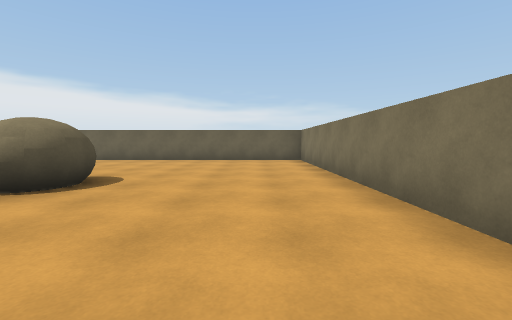
View 1 (above)

16 first-person views from a walk through a 3-D level made in the Unity game engine. The camera is 1.2 m above the floor, tilts 4° down and sees 90° across. The floor is counted in squares, 2 m on a side. Each view is taken from the middle of a square. On the plan, view 1 faces up. The plan holds only what a view shows up to about 9 squares ahead; the rest is blank. The player is left out. Surface patterns are stand-ins for the level's own textures.

View 2
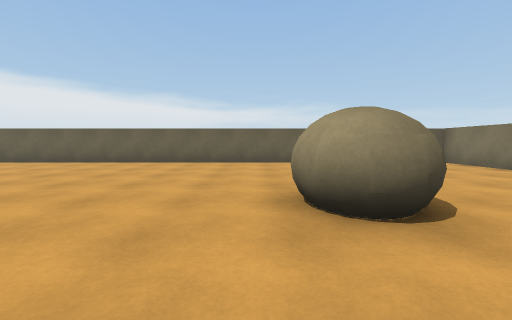

View 3
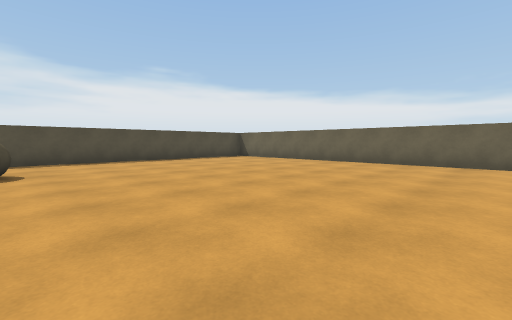

View 4
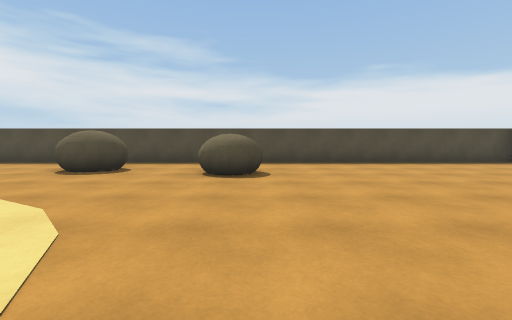

View 5
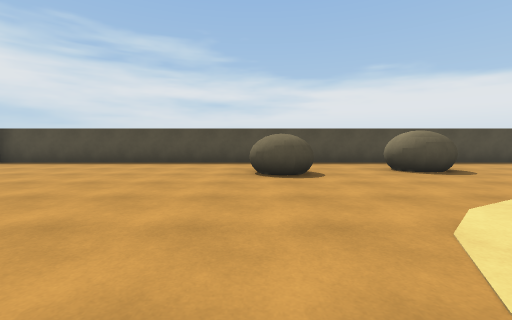

View 6
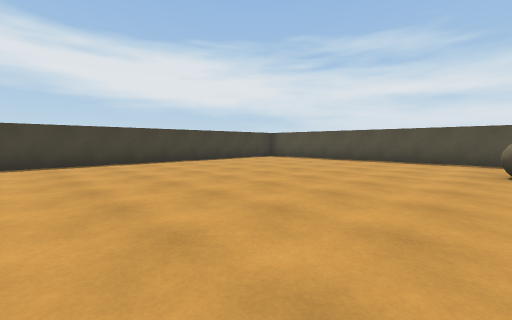

View 7
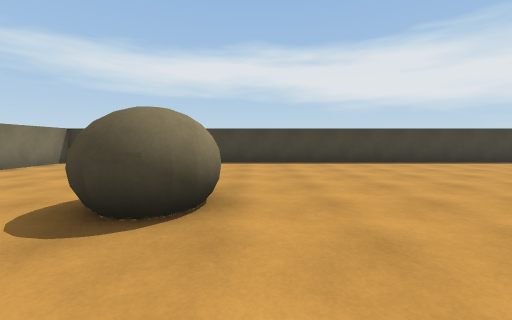

View 8
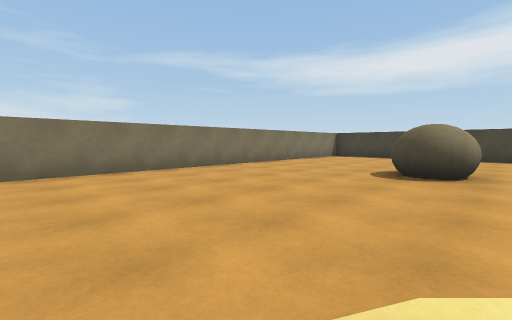

View 9
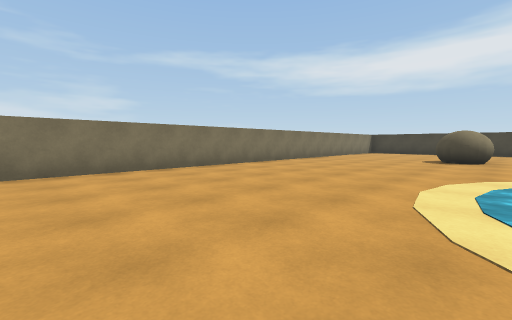

View 10
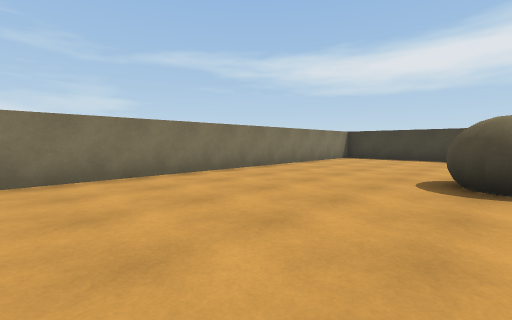

View 11
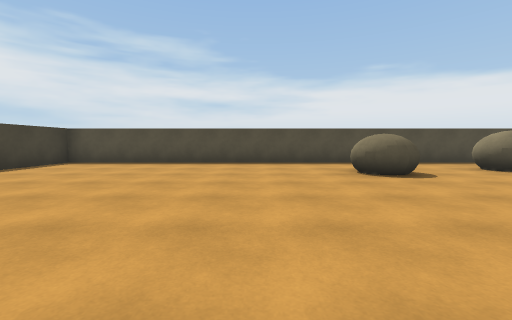

View 12
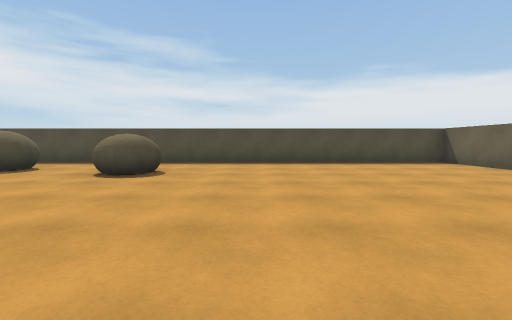

View 13
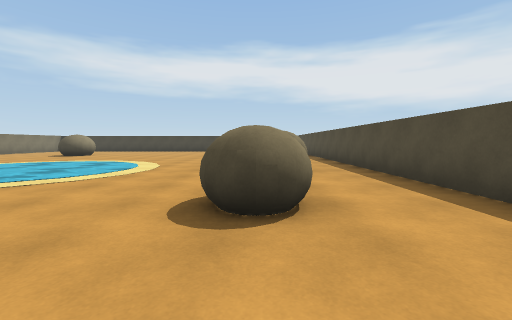

View 14
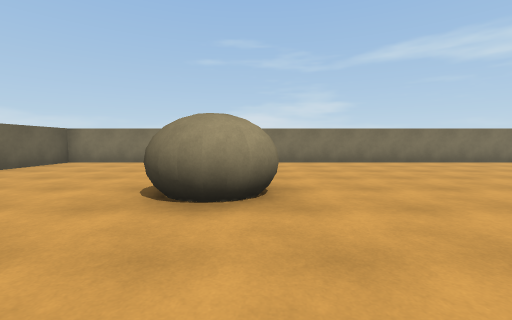

View 15
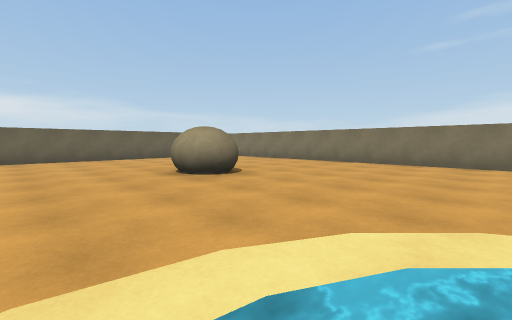

View 16
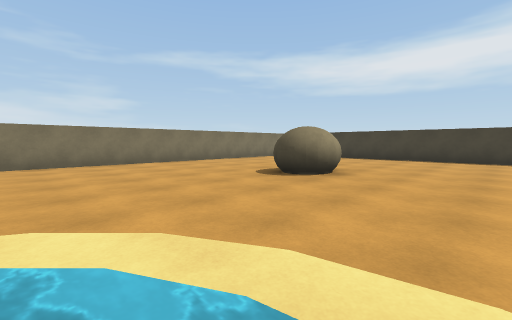

### Floor plan
Key: @ floor where view 1 was taken; # wall or solid block; . floor; ~ water the walk can cross; ^ raised ledge.
Columns run from 14 left of view 1 to 2 right of it. Each row starts with its distance up from view 1.
  9 #################
  8 #...............#
  7 #...............#
  6 #...............#
  5 #...............#
  4 #..........#....#
  3 #..........#....#
  2 #...............#
  1 #..^............#
  0 #..^..........@.#
 -1 #......~~~......#
 -2 #.##..~~~ ~.....#
 -3 #.##..~~~~~.....#
 -4 #......~~~......#
 -5 #..^............#
 -6 #..^............#
 -7 #...............#
 -8 #..........#....#
 -9 #..........#....#
-10 #...............#
-11 #...............#
-12 #...............#
-13 #...............#
-14 #################

Where each view was taken, in squares from view 1:
view 1: 0 up, 0 right, facing up
view 2: 1 up, 4 left, facing up
view 3: 1 up, 5 left, facing up-left
view 4: 1 up, 6 left, facing left
view 5: 6 down, 6 left, facing left
view 6: 6 down, 5 left, facing down-left
view 7: 6 down, 4 left, facing down
view 8: 3 down, 4 left, facing down-right
view 9: 1 up, 4 left, facing down-right
view 10: 4 down, 3 left, facing down-right
view 11: 8 down, 6 left, facing left
view 12: 3 up, 6 left, facing left
view 13: 3 up, 11 left, facing down
view 14: 3 up, 6 left, facing right
view 15: 1 down, 6 left, facing up-right
view 16: 4 down, 6 left, facing down-right
